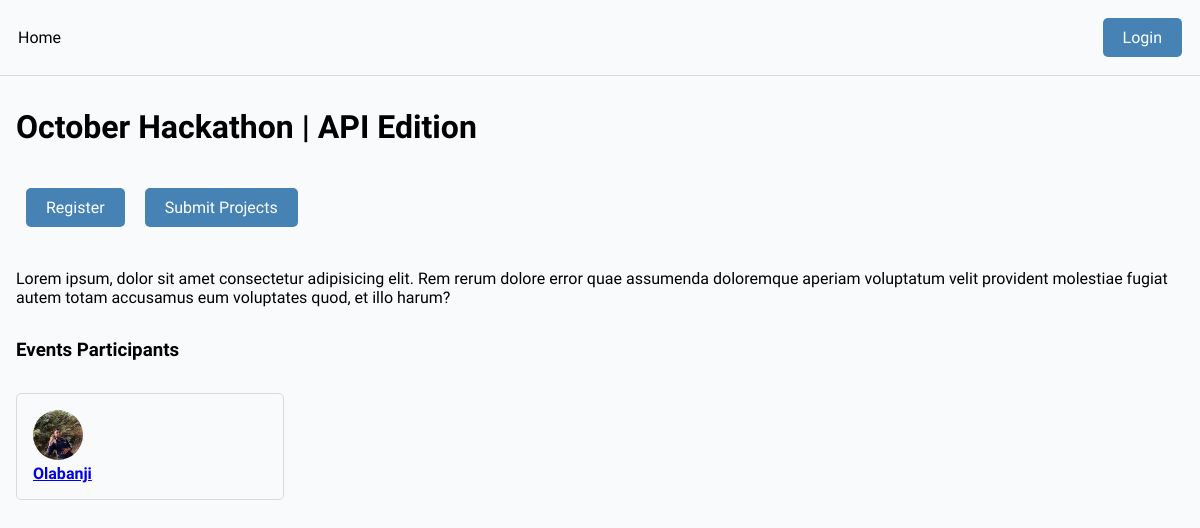
/event/4921f212-9b8c-423e-adc1-de60bf35e8e1/, run on the app's committed database.
### base/models.py (models this page shows, shortened)
class Event(models.Model):
    name = models.CharField(max_length=200)
    description = models.TextField(null=True, blank=True)
    participants = models.ManyToManyField(User, blank=True, related_name='events')
    start_date = models.DateTimeField(null=True)
    end_date = models.DateTimeField(null=True)
    registration_deadline = models.DateTimeField(null=True)
    updated = models.DateTimeField(auto_now=True)
    created = models.DateTimeField(auto_now_add=True)
    id = models.UUIDField(primary_key=True, default=uuid.uuid4, editable=False, unique=True)

class User(AbstractUser):
    name = models.CharField(max_length=100, null=True)
    email = models.EmailField(unique=True, null=True)
    bio = models.TextField(null=True, blank=True)
    hackathon_participant = models.BooleanField(default=True, null=True)
    avatar = models.ImageField(default='default.jpg')
    id = models.UUIDField(primary_key=True, default=uuid.uuid4, editable=False, unique=True)
    USERNAME_FIELD = 'email'
    REQUIRED_FIELDS = ['username']

### base/views.py (the view)
# urls.py: path('event/<uuid:id>/', views.event, name='event'),
def event(request, id):
    event = Event.objects.get(id=id)
    registered = False
    submission = False
    if request.user.is_authenticated:
        registered = request.user.events.filter(id=event.id).exists()
        submission = Submission.objects.filter(participant=request.user, event=event).exists()
    context = {'event' : event, 'registered' : registered, 'submission': submission}
    return render(request, 'event.html', context)

### base/templates/event.html
{% extends 'main.html' %}
{% block content %}
<div class="section">
<h1>{{event.name}}</h1>
</div>
<div class="section"  id="event--action--wrapper" >
    {% if registered %}
    <p  class="text--success">You have already registered for the event ||</p>
    {% else %}
    <a class="btn btn--primary"  href="{% url 'event_confirmation' event.id %}">Register</a>
    {% endif %}
    <br>
    {% if submission %}
    <p class="text--success">You have already submitted your project</p>
    {% else %}
    <a class="btn btn--primary"  href="{% url 'submit_form' event.id %}">Submit Projects</a>
    {% endif %}
</div>
<div class="section" >
<p>{{event.description|linebreaks|urlize}}</p>
</div>
<h3>Events Participants</h3>
<div class="users--lists section">
    {% for user in  event.participants.all %}
    <a href="{% url 'profile' user.id %}">
        <div class="wrapper--user">
            <img class="user--avatar--sm"  src="{{user.avatar.url}}" alt="user-profile">
            <h4>{{user.name}}</h4>
        </div>
    </a>
    {% endfor %}
</div>
</div>
{% endblock %}

### static/css/main.css (style rules this page uses)
* { box-sizing: border-box; margin: 0; padding: 0; font-family: 'Readex Pro'; background-color: rgb(249, 250, 251); }
.btn { padding: 10px 20px; border-radius: 5px; text-decoration: none; background-color: rgb(203, 176, 176); color: black; display: block; width: fit-content; margin: 10px; }
.btn--primary { background-color: steelblue; color: #fff; }
.wrapper--user { border: 1px solid rgb(218, 218, 218); padding: 1em; border-radius: 5px; }
.users--lists { display: grid; grid-template-columns: 1fr 1fr 1fr 1fr; gap: 2em; }
.user--avatar--sm { height: 50px; width: 50px; object-fit: cover; border-radius: 50%; }
#event--action--wrapper { display: flex; flex-wrap: wrap; }
.section { margin: 2em 0; }

### data on the page
Event: name "October Hackathon | API Edition", description "Lorem ipsum, dolor sit amet consectetur adipisicing elit. Rem rerum dolore error quae assumenda doloremque aperiam voluptatum velit provident molestiae fugiat autem totam accusamus eum voluptates quod, et illo harum?"
User: avatar (picture), name "Olabanji"
